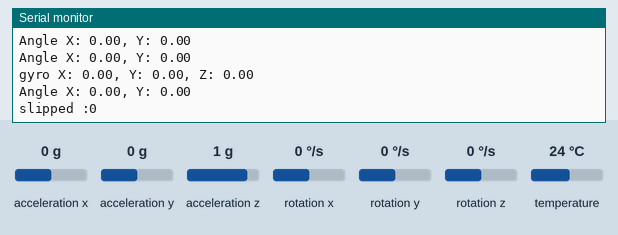
Recording of a sketch running on a simulated ESP8266 (NodeMCU). Parts: the last lines printed to the serial monitor. The test bench sets the inputs (shaded band); at power-on: acceleration x 0 g, acceleration z 1 g, acceleration y 0 g, rotation x 0 °/s, rotation y 0 °/s, rotation z 0 °/s, temperature 24 °C. WiFi joins after 1.5 s; servers stay silent unless stated.

Above: at 2.8 s.
2.9 s: acceleration x set to -1.4 g
At 3.48 s:
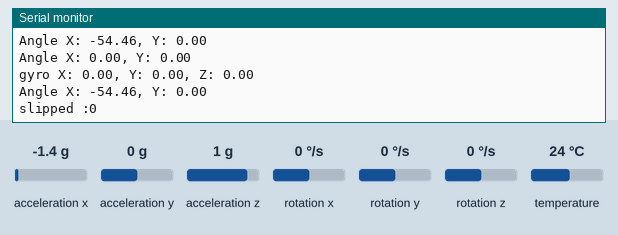
4.4 s: acceleration z set to -1.4 g
At 4.99 s:
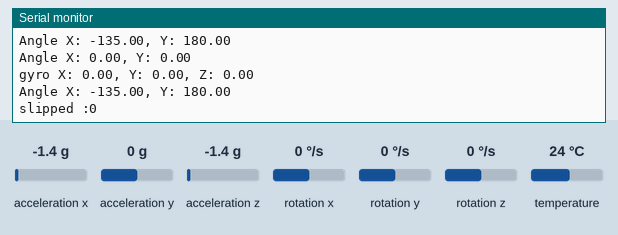
7.4 s: acceleration z set to 0 g
At 8.02 s:
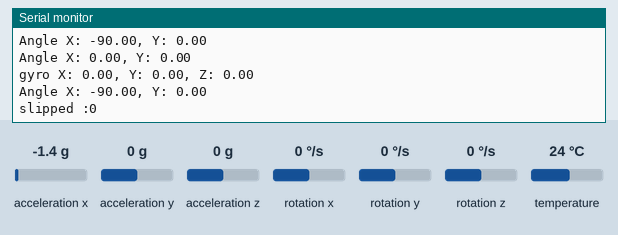
10.4 s: acceleration y set to -1.4 g
At 11.03 s:
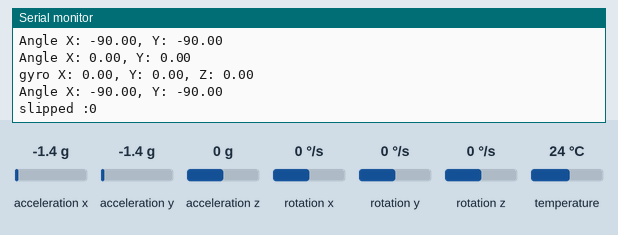
11.9 s: rotation x set to -192 °/s
At 12.17 s:
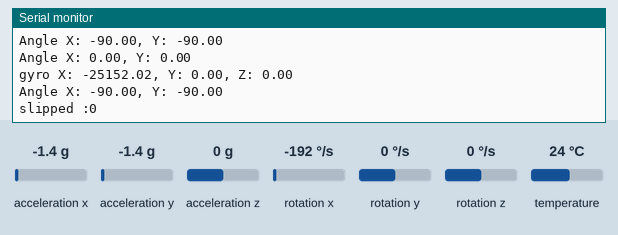
Timing chart, 0 to 14.4 s (numbered marks = the images above; inputs shaded):
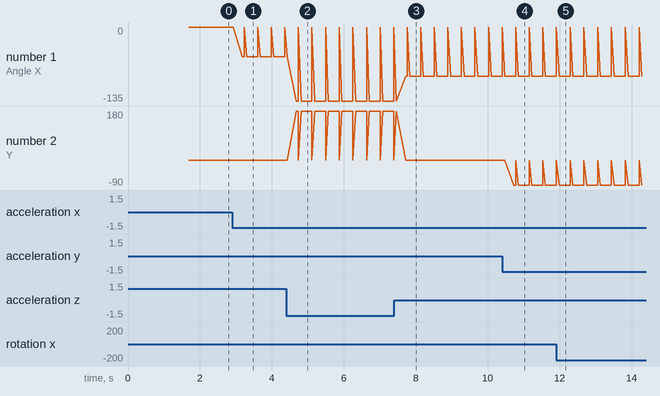

The sketch:

gyrotrans.ino
```cpp
#include <ESP8266WiFi.h>
#include <FirebaseArduino.h>

#define FIREBASE_HOST "temiproject-7ca5d-default-rtdb.firebaseio.com"
#define FIREBASE_AUTH "o55ZOXc8g8l40Z5KWNG2rtOM1IbapbJKKuvLMUpN"
#define WIFI_SSID "iPhone"
#define WIFI_PASSWORD "01055037461"

#include <Adafruit_MPU6050.h>
#include <Adafruit_Sensor.h>
#include <Wire.h>

double angleAcX, angleAcY;
const double RADIAN_TO_DEGREE = 180 / 3.14159;
double Xstr1, Xstr2, Xstr3, Ystr1,Ystr2, Ystr3;
Adafruit_MPU6050 mpu;

void setup() {
  // put your setup code here, to run once:

Serial.begin(9600);
  while (!Serial)
    delay(10); // will pause Zero, Leonardo, etc until serial console opens

  Serial.println("Adafruit MPU6050 test!");

  // Try to initialize!
  if (!mpu.begin()) {
    Serial.println("Failed to find MPU6050 chip");
    while (1) {
      delay(10);
    }
  }
  Serial.println("MPU6050 Found!");

  mpu.setAccelerometerRange(MPU6050_RANGE_8_G);
  Serial.print("Accelerometer range set to: ");
  switch (mpu.getAccelerometerRange()) {
  case MPU6050_RANGE_2_G:
    Serial.println("+-2G");
    break;
  case MPU6050_RANGE_4_G:
    Serial.println("+-4G");
    break;
  case MPU6050_RANGE_8_G:
    Serial.println("+-8G");
    break;
  case MPU6050_RANGE_16_G:
    Serial.println("+-16G");
    break;
  }
  mpu.setGyroRange(MPU6050_RANGE_500_DEG);
  Serial.print("Gyro range set to: ");
  switch (mpu.getGyroRange()) {
  case MPU6050_RANGE_250_DEG:
    Serial.println("+- 250 deg/s");
    break;
  case MPU6050_RANGE_500_DEG:
    Serial.println("+- 500 deg/s");
    break;
  case MPU6050_RANGE_1000_DEG:
    Serial.println("+- 1000 deg/s");
    break;
  case MPU6050_RANGE_2000_DEG:
    Serial.println("+- 2000 deg/s");
    break;
  }

  mpu.setFilterBandwidth(MPU6050_BAND_21_HZ);
  Serial.print("Filter bandwidth set to: ");
  switch (mpu.getFilterBandwidth()) {
  case MPU6050_BAND_260_HZ:
    Serial.println("260 Hz");
    break;
  case MPU6050_BAND_184_HZ:
    Serial.println("184 Hz");
    break;
  case MPU6050_BAND_94_HZ:
    Serial.println("94 Hz");
    break;
  case MPU6050_BAND_44_HZ:
    Serial.println("44 Hz");
    break;
  case MPU6050_BAND_21_HZ:
    Serial.println("21 Hz");
    break;
  case MPU6050_BAND_10_HZ:
    Serial.println("10 Hz");
    break;
  case MPU6050_BAND_5_HZ:
    Serial.println("5 Hz");
    break;
  }

  Serial.println("");
  delay(100);
  WiFi.begin(WIFI_SSID, WIFI_PASSWORD);
  Serial.print("connecting");
  while (WiFi.status() != WL_CONNECTED) {
    Serial.print(".");
    delay(500);
  }
  Serial.println();
  Serial.print("connected: ");
  Serial.println(WiFi.localIP());

  Firebase.begin(FIREBASE_HOST, FIREBASE_AUTH);
}

void loop() {
  // put your main code here, to run repeatedly:
   /* Get new sensor events with the readings */
  sensors_event_t a, g, temp;
  mpu.getEvent(&a, &g, &temp);


double a_x = a.acceleration.x;
double a_y = a.acceleration.y;
double a_z = a.acceleration.z;

angleAcX = atan2(a_x, a_z);
angleAcX *= RADIAN_TO_DEGREE;
angleAcY = atan2(a_y, a_z);
angleAcY *= RADIAN_TO_DEGREE;
Xstr1 = angleAcX;
Ystr1 = angleAcY;

Serial.print("Angle X: ");
Serial.print(Xstr1);
Serial.print(", Y: ");
Serial.println(Ystr1);

delay(50);
sensors_event_t a_2, g_2, temp_2;
mpu.getEvent(&a_2, &g_2, &temp_2);

double a_x2 = a_2.acceleration.x;
double a_y2 = a_2.acceleration.y;
double a_z2 = a_2.acceleration.z;

angleAcX = atan2(a_x2, a_z2);
angleAcX *= RADIAN_TO_DEGREE;
angleAcY = atan2(a_y2, a_z2);
angleAcY *= RADIAN_TO_DEGREE;
Xstr2 = angleAcX;
Ystr2 = angleAcY;
Serial.print("Angle X: ");
Serial.print(Xstr2);
Serial.print(", Y: ");
Serial.println(Ystr2);

Xstr3 = abs(Xstr1 - Xstr2);
Ystr3 = abs(Ystr1 - Ystr2);
Serial.print("Angle X: ");
Serial.print(Xstr3);
Serial.print(", Y: ");
Serial.println(Ystr3);

double g_x=g_2.gyro.x;
double g_y=g_2.gyro.y;
double g_z=g_2.gyro.z;

double gy_x, gy_y, gy_z;

gy_x = g_x * RADIAN_TO_DEGREE * 131;
gy_y = g_y * RADIAN_TO_DEGREE * 131;
gy_z = g_z * RADIAN_TO_DEGREE * 131;
Serial.print("gyro X: ");
Serial.print(gy_x);
Serial.print(", Y: ");
Serial.print(gy_y);
Serial.print(", Z: ");
Serial.println(gy_z);

delay(50);
sensors_event_t a_3, g_3, temp_3;
mpu.getEvent(&a_3, &g_3, &temp_3);
int n=0;

a_x = a_3.acceleration.x;
a_y = a_3.acceleration.y;
a_z = a_3.acceleration.z;

angleAcX = atan2(a_x, a_z);
angleAcX *= RADIAN_TO_DEGREE;
angleAcY = atan2(a_y, a_z);
angleAcY *= RADIAN_TO_DEGREE;
Serial.print("Angle X: ");
Serial.print(Xstr1);
Serial.print(", Y: ");
Serial.println(Ystr1);

Xstr1 = angleAcX;
Ystr1 = angleAcY;

if(abs(Xstr3) >= 25 || abs(Ystr3) >= 25){
  if (abs(gy_x) >= 10000 || abs(gy_y) >= 10000 || abs(gy_z) >= 10000){
    if(abs(Xstr1) >= 70 || abs(Ystr1) >= 70) n=1;
  }
}
 Serial.print("slipped :");
 Serial.println(n);

  Firebase.setFloat("slipped", n);
  // handle error
  if (Firebase.failed()) {
      Serial.print("setting /number failed:");
      Serial.println(Firebase.error());
      return;
  }
 if(n==1) delay(1000);

  delay(100);
}
```

Measured:
- after the input at 2.9 s, the serial monitor: prints a new line after 0.28 s (image 1)
- after the input at 4.4 s, the serial monitor: prints a new line after 0.28 s (image 2)
- after the input at 7.4 s, the serial monitor: prints a new line after 0.31 s (image 3)
- after the input at 10.4 s, the serial monitor: prints a new line after 0.32 s (image 4)
- after the input at 11.9 s, the serial monitor: prints a new line at once (image 5)
